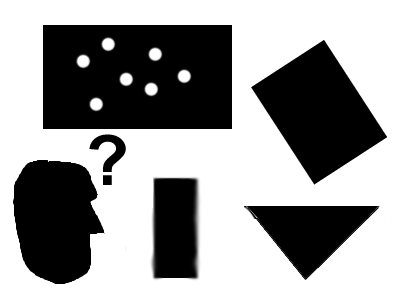
#> input picture samples/pic1.png, 400 x 300 px, found by its file name
$ python WRAP.py
#> lines starting #> are read from the running program, lines starting #| are printed output that depends on the picture
import cv2
import numpy as np

img = cv2.imread("pic1.png")
#> img is the input picture: shape (300, 400, 3); mean B, G, R 154.1, 154.1, 154.1

width,height = 250,350
pts1 = np.float32([[252,87],[313,182],[323,39],[384,135]])
pts2 = np.float32([[0,0],[width,0],[0,height],[width,height]])
matrix=cv2.getPerspectiveTransform(pts1,pts2)
imgoutput=cv2.warpPerspective(img,matrix,(width,height))
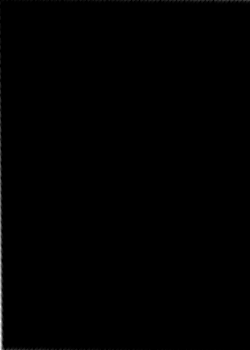
#> imgoutput: shape (350, 250, 3); min 0, max 247, mean 0.8


cv2.imshow("Output",imgoutput)


cv2.imshow("Image",img)
cv2.waitKey(0)

$ run again, with samples/HappyFish.jpg saved as samples/pic1.png
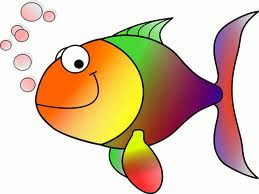
#> input picture samples/HappyFish.jpg, 259 x 194 px, found by its file name
#> img is the input picture: shape (194, 259, 3); mean B, G, R 170.8, 196.4, 219.3
#> `imgoutput=cv2.warpPerspective(img,matrix,(width,height))`:
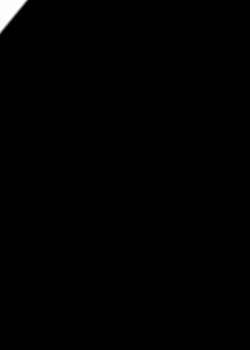
#> imgoutput: shape (350, 250, 3); mean B, G, R 1.3, 1.3, 1.3
